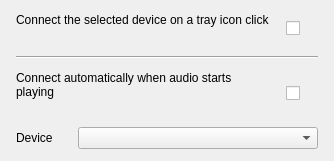
          <widget class="QFrame" name="cardTrayQuickConnect">
           <property name="frameShape">
            <enum>QFrame::NoFrame</enum>
           </property>
           <property name="cssClass" stdset="0">
            <string notr="true">settingCard</string>
           </property>
           <layout class="QVBoxLayout" name="cardTrayQuickConnectLayout">
            <property name="spacing">
             <number>12</number>
            </property>
            <property name="leftMargin">
             <number>16</number>
            </property>
            <property name="topMargin">
             <number>12</number>
            </property>
            <property name="rightMargin">
             <number>16</number>
            </property>
            <property name="bottomMargin">
             <number>12</number>
            </property>
            <item>
             <layout class="QHBoxLayout" name="horizontalLayoutQuickConnect" stretch="1,0">
              <property name="spacing">
               <number>16</number>
              </property>
              <item>
               <layout class="QVBoxLayout" name="cardTrayQuickConnectText">
                <property name="spacing">
                 <number>2</number>
                </property>
                <item>
                 <widget class="QLabel" name="lbTrayQuickConnect">
                  <property name="text">
                   <string>Connect the selected device on a tray icon click</string>
                  </property>
                  <property name="cssClass" stdset="0">
                   <string notr="true">cardTitle</string>
                  </property>
                 </widget>
                </item>
                <item>
                 <widget class="QLabel" name="lbDescTrayQuickConnect">
                  <property name="text">
                   <string notr="true"/>
                  </property>
                  <property name="wordWrap">
                   <bool>true</bool>
                  </property>
                  <property name="cssClass" stdset="0">
                   <string notr="true">cardDescription</string>
                  </property>
                 </widget>
                </item>
               </layout>
              </item>
              <item>
               <widget class="QCheckBox" name="cbTrayQuickConnectEnabled">
                <property name="minimumSize">
                 <size>
                  <width>32</width>
                  <height>32</height>
                 </size>
                </property>
                <property name="text">
                 <string notr="true"/>
                </property>
               </widget>
              </item>
             </layout>
            </item>
            <item>
             <widget class="Line" name="lineQuickConnect">
              <property name="orientation">
               <enum>Qt::Horizontal</enum>
              </property>
             </widget>
            </item>
            <item>
             <layout class="QHBoxLayout" name="horizontalLayoutAudioAutoConnect" stretch="1,0">
              <property name="spacing">
               <number>16</number>
              </property>
              <item>
               <layout class="QVBoxLayout" name="audioAutoConnectText">
                <property name="spacing">
                 <number>2</number>
                </property>
                <item>
                 <widget class="QLabel" name="lbAudioAutoConnect">
                  <property name="text">
                   <string>Connect automatically when audio starts playing</string>
                  </property>
                  <property name="wordWrap">
                   <bool>true</bool>
                  </property>
                  <property name="cssClass" stdset="0">
                   <string notr="true">cardTitle</string>
                  </property>
                 </widget>
                </item>
                <item>
                 <widget class="QLabel" name="lbDescAudioAutoConnect">
                  <property name="text">
                   <string notr="true"/>
                  </property>
                  <property name="wordWrap">
                   <bool>true</bool>
                  </property>
                  <property name="cssClass" stdset="0">
                   <string notr="true">cardDescription</string>
                  </property>
                 </widget>
                </item>
               </layout>
              </item>
              <item>
               <widget class="QCheckBox" name="cbAudioAutoConnectEnabled">
                <property name="minimumSize">
                 <size>
                  <width>32</width>
                  <height>32</height>
                 </size>
                </property>
                <property name="text">
                 <string notr="true"/>
                </property>
               </widget>
              </item>
             </layout>
            </item>
            <item>
             <layout class="QHBoxLayout" name="horizontalLayoutQuickConnectDevice" stretch="1,0">
              <property name="spacing">
               <number>16</number>
              </property>
              <item>
               <widget class="QLabel" name="lbTrayQuickConnectDevice">
                <property name="text">
                 <string>Device</string>
                </property>
                <property name="buddy">
                 <cstring>cbTrayQuickConnectDevice</cstring>
                </property>
                <property name="cssClass" stdset="0">
                 <string notr="true">cardTitle</string>
                </property>
               </widget>
              </item>
              <item>
               <widget class="QComboBox" name="cbTrayQuickConnectDevice">
                <property name="minimumSize">
                 <size>
                  <width>240</width>
                  <height>0</height>
                 </size>
                </property>
                <property name="toolTip">
                 <string>The paired Bluetooth audio device a tray icon click connects.</string>
                </property>
               </widget>
              </item>
             </layout>
            </item>
           </layout>
          </widget>
